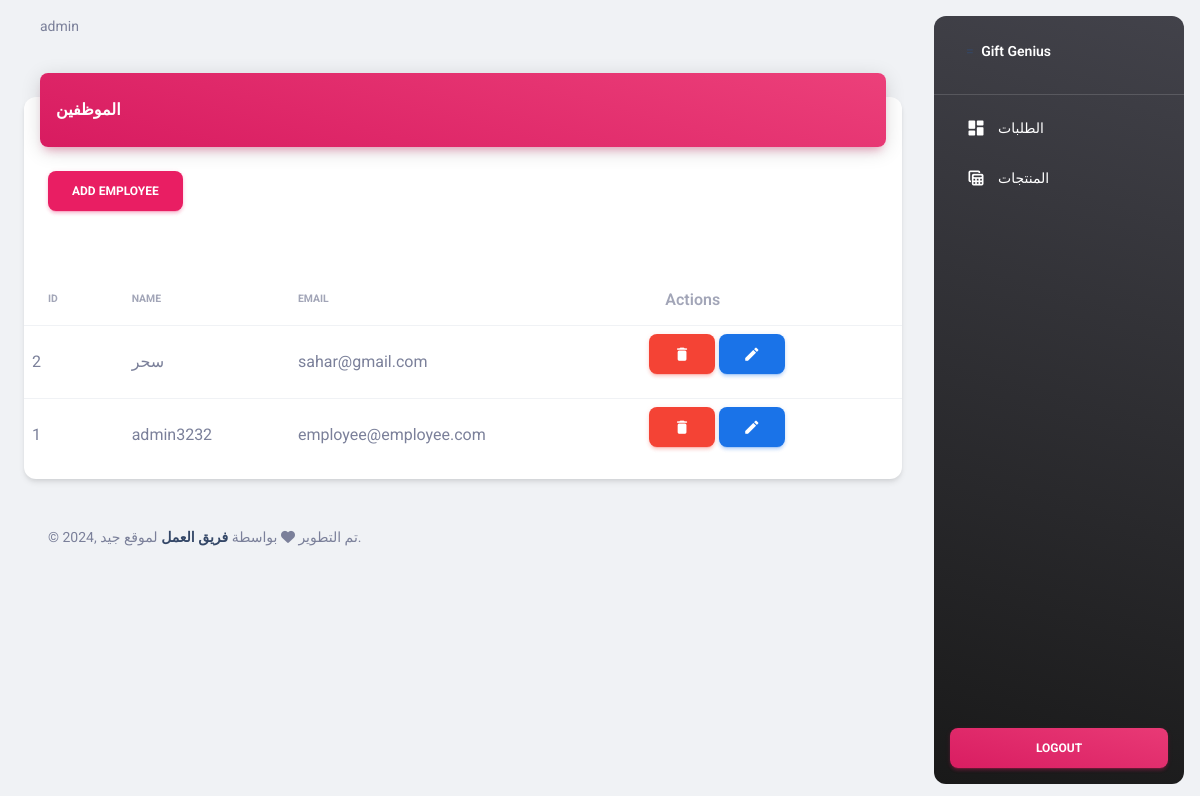
The app's page /employee/employees.php (signed in) with its own data.
### tables this page shows
CREATE TABLE `employees` (
  `id` int(11) NOT NULL,
  `name` varchar(255) DEFAULT NULL,
  `email` varchar(255) DEFAULT NULL,
  `password` varchar(255) DEFAULT NULL
);

### employee/employees.php (the view, shortened to what this page needs)
<?php
require('../system/helper.php');
$selectEmployeesSql = 'SELECT * FROM employees order by id DESC';
$selectEmployeesResult = runQuery($selectEmployeesSql);
?>
<!DOCTYPE html>
<html lang="en">
<head>
    <?php
    include 'layout/assets/css.php';
    ?>
</head>
<body class="g-sidenav-show  bg-gray-200">
<?php
include 'layout/inc/sidebar.php'
?>
<main class="main-content position-relative max-height-vh-100 h-100 border-radius-lg ">
    <?php
    include 'layout/inc/header.php';
    ?>
    <div class="container-fluid py-4">
        <div class="row">
            <div class="col-12">
                <div class="card my-4">
                    <div class="card-header p-0 position-relative mt-n4 mx-3 z-index-2">
                        <div class="bg-gradient-primary shadow-primary border-radius-lg pt-4 pb-3">
                            <h6 class="text-white text-capitalize ps-3">الموظفين</h6>
                        </div>
                    </div>
                    <?php echo indexButtons('Add Employee') ?>
                    <div class="card-body px-0 pb-2">
                        <div class="table-responsive p-0">
                            <table class="table align-items-center mb-0">
                                <thead>
                                <tr>
                                    <th class="text-uppercase text-secondary text-xxs font-weight-bolder opacity-7">
                                        id
                                    </th>
                                    <th class="text-uppercase text-secondary text-xxs font-weight-bolder opacity-7 ps-2">
                                        Name
                                    </th>
                                    <th class="text-uppercase text-secondary text-xxs font-weight-bolder opacity-7 ps-2">
                                        Email
                                    </th>
                                    <th class="text-secondary opacity-7">Actions</th>
                                </tr>
                                </thead>
                                <tbody>
                                <?php if ($selectEmployeesResult->num_rows > 0) {
                                    while ($row = $selectEmployeesResult->fetch_assoc()) {
                                        ?>
                                        <tr>
                                            <td><?php echo $row['id'] ?></td>
                                            <td><?php echo $row['name'] ?></td>
                                            <td><?php echo $row['email'] ?></td>
                                            <td>
                                                <a href="?method=DELETE&id=<?php echo $row['id'] ?>"
                                                   class="btn btn-danger confirmation"><i
                                                            class="material-icons opacity-10">delete</i></a>
                                                <a href="javascript:();"
                                                   class="btn btn-info" data-bs-toggle='modal'
                                                   data-bs-target='#editModal<?php echo $row['id'] ?>'><i
                                                            class="material-icons opacity-10">edit</i></a></td>
                                        </tr>
                                        <?php
                                    }
                                }
                                ?>
                                </tbody>
                            </table>
                        </div>
                    </div>
                </div>
            </div>
        </div>
        <?php
        include 'layout/inc/footer.php';
        ?>
    </div>
</main>
</body>
</html>

### records on screen
employees: id "2", name "سحر", email "sahar@gmail.com"
employees: id "1", name "admin3232", email "employee@employee.com"

### other values on screen
$_SESSION['admin']['name'] "admin"
$buttonText "ADD EMPLOYEE"
